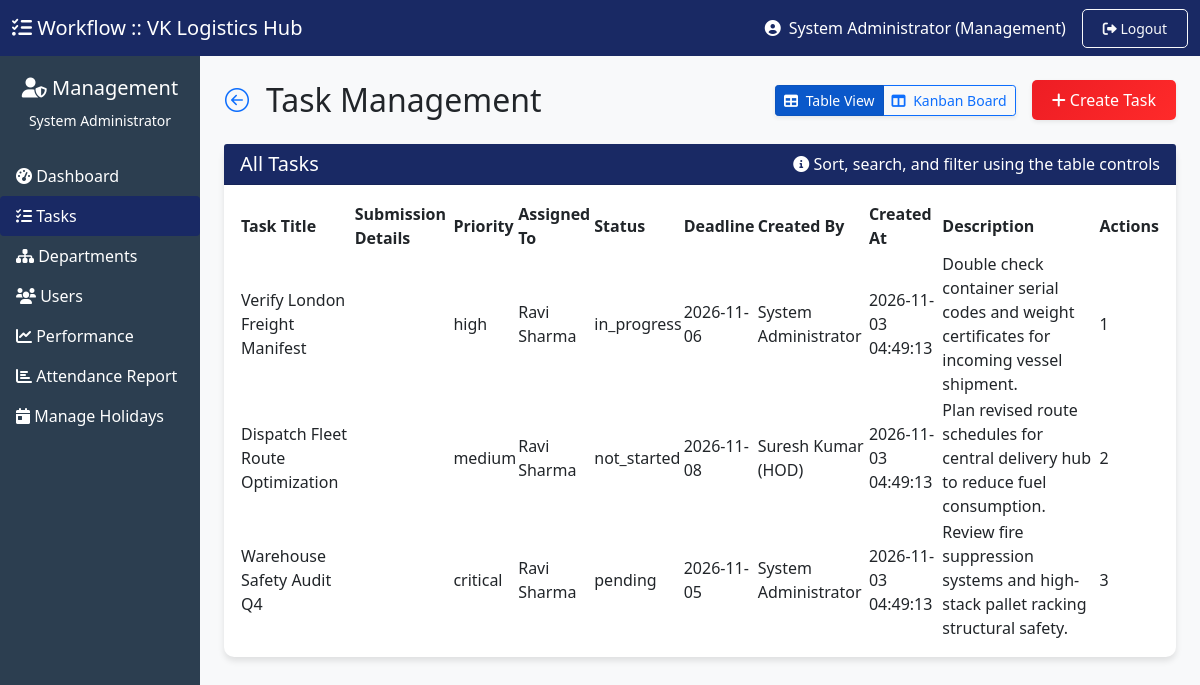
The app's page /dashboard/management/tasks.php (signed in) with its own data.
### tables this page shows
CREATE TABLE IF NOT EXISTS `tasks` (
  `id` INT AUTO_INCREMENT PRIMARY KEY,
  `title` VARCHAR(255) NOT NULL,
  `description` TEXT NOT NULL,
  `priority` ENUM('low', 'medium', 'high', 'critical') DEFAULT 'medium',
  `status` ENUM('pending', 'not_started', 'in_progress', 'dependency_block', 'waiting_review', 'completed', 'rejected') DEFAULT 'pending',
  `deadline` DATE NOT NULL,
  `submission_details` TEXT NULL,
  `created_by` INT NOT NULL,
  `completed_at` DATETIME NULL,
  `created_at` TIMESTAMP DEFAULT CURRENT_TIMESTAMP,
  `updated_at` TIMESTAMP DEFAULT CURRENT_TIMESTAMP ON UPDATE CURRENT_TIMESTAMP,
  INDEX (`created_by`),
  INDEX (`status`),
  INDEX (`priority`)
);

CREATE TABLE IF NOT EXISTS `users` (
  `id` INT AUTO_INCREMENT PRIMARY KEY,
  `username` VARCHAR(50) NOT NULL UNIQUE,
  `email` VARCHAR(100) NOT NULL UNIQUE,
  `password` VARCHAR(255) NOT NULL,
  `full_name` VARCHAR(100) NOT NULL,
  `role` ENUM('management', 'hod', 'employee') NOT NULL,
  `department_id` INT NULL,
  `position` VARCHAR(100) NULL,
  `is_active` TINYINT(1) DEFAULT 1,
  `last_login` DATETIME NULL,
  `created_at` TIMESTAMP DEFAULT CURRENT_TIMESTAMP,
  INDEX (`department_id`),
  INDEX (`role`),
  INDEX (`is_active`)
);

### dashboard/management/tasks.php (the view, shortened to what this page needs)
<?php
require_once __DIR__ . '/../../config.php';
$user_name = $_SESSION['full_name'];
try {
    $db = getDB();
} catch(Exception $e) {
    die("Database connection failed. Please check your database setup.");
}
$tasks = [];
try {
    $stmt = $db->query("SELECT t.*, u.full_name as created_by_name, a.full_name as assigned_to_name FROM tasks t LEFT JOIN users u ON t.created_by = u.id LEFT JOIN task_assignments ta ON t.id = ta.task_id LEFT JOIN users a ON ta.assigned_to = a.id WHERE t.status NOT IN ('completed', 'rejected') OR (t.status IN ('completed', 'rejected') AND t.created_at >= DATE_SUB(NOW(), INTERVAL 1 MONTH)) ORDER BY t.created_at DESC");
    $tasks = $stmt->fetchAll();
} catch(Exception $e) {
    $message = "Error loading data: " . $e->getMessage();
    $message_type = "danger";
}
?>
<!DOCTYPE html>
<html lang="en">
<head>
    <link href="https://cdn.jsdelivr.net/npm/bootstrap@5.1.3/dist/css/bootstrap.min.css" rel="stylesheet">
    <link rel="stylesheet" href="https://cdnjs.cloudflare.com/ajax/libs/font-awesome/6.0.0/css/all.min.css">
    <link rel="stylesheet" href="https://unpkg.com/bootstrap-table@1.22.1/dist/bootstrap-table.min.css">
    <link rel="stylesheet" href="https://cdn.jsdelivr.net/npm/bootstrap-icons@1.11.1/font/bootstrap-icons.css">
    <link href="../../assets/css/style.css" rel="stylesheet">
</head>
<body style="background-color: #f8f9fa;">
    <nav class="navbar navbar-light bg-primary sticky-top">
        <div class="container-fluid">
            <a class="navbar-brand text-white" href="index.php">
                <i class="fas fa-tasks"></i> Workflow :: VK Logistics Hub
            </a>
            <div class="d-flex align-items-center text-white">
                <i class="fas fa-user-circle me-2"></i>
                <?php echo $user_name; ?> (Management)
                <a href="../../auth/logout.php" class="btn btn-outline-light btn-sm ms-3">
                    <i class="fas fa-sign-out-alt"></i> Logout
                </a>
            </div>
        </div>
    </nav>
    <div class="container-fluid">
        <div class="row">
            <div class="col-md-3 col-lg-2 px-0 sidebar-custom"
                style="background: #2c3e50; min-height: calc(100vh - 56px); color: white; padding-top: 20px;">
                <div class="text-center mb-4">
                    <h5><i class="fas fa-user-shield"></i> Management</h5>
                    <small><?php echo $user_name; ?></small>
                </div>
                <ul class="nav flex-column d-none d-md-block">
                    <li class="nav-item"><a class="nav-link text-white" href="index.php"><i
                                class="fas fa-tachometer-alt"></i> Dashboard</a></li>
                    <li class="nav-item"><a class="nav-link text-white active bg-primary rounded" href="tasks.php"><i
                                class="fas fa-tasks"></i> Tasks</a></li>
                    <li class="nav-item"><a class="nav-link text-white" href="departments.php"><i
                                class="fas fa-sitemap"></i> Departments</a></li>
                    <li class="nav-item"><a class="nav-link text-white" href="users.php"><i class="fas fa-users"></i>
                            Users</a></li>
                    <li class="nav-item"><a class="nav-link text-white" href="performance.php"><i
                                class="fas fa-chart-line"></i> Performance</a></li>
                                <li class="nav-item"><a class="nav-link text-white" href="admin_attendance_report.php"><i class="fas fa-chart-bar"></i> Attendance Report</a></li>
               <li class="nav-item"><a class="nav-link text-white" href="manage_holidays.php"><i class="fas fa-calendar-day"></i> Manage Holidays</a></li>
                </ul>
            </div>
            <main class="col-md-9 ms-sm-auto col-lg-10 px-md-4 py-4">
                <div class="d-flex justify-content-between align-items-center mb-4">
                    <div class="d-flex align-items-center">
                        <a href="index.php" class="btn btn-link p-0 me-3 fs-4 text-primary">
                            <i class="bi bi-arrow-left-circle"></i>
                        </a>
                        <h1 class="h2 mb-0">Task Management</h1>
                    </div>
                    <div class="d-flex align-items-center gap-3">
                        <div class="btn-group btn-group-sm shadow-sm" role="group">
                            <button type="button" class="btn btn-primary active" id="btnTaskTableView" onclick="switchTaskView('table')">
                                <i class="fas fa-table me-1"></i> Table View
                            </button>
                            <button type="button" class="btn btn-outline-primary" id="btnTaskKanbanView" onclick="switchTaskView('kanban')">
                                <i class="fas fa-columns me-1"></i> Kanban Board
                            </button>
                        </div>
                        <button class="btn btn-book-now shadow-sm" data-bs-toggle="modal" data-bs-target="#createTaskModal">
                            <i class="fas fa-plus"></i> Create Task
                        </button>
                    </div>
                </div>
                <div class="card" id="taskTableViewCard">
                    <div class="card-header bg-primary text-white d-flex justify-content-between align-items-center">
                        <h5 class="mb-0">All Tasks</h5>
                        <div class="text-white">
                            <i class="fas fa-info-circle"></i> Sort, search, and filter using the table controls
                        </div>
                    </div>
                    <div class="card-body">
                        <?php if(empty($tasks)): ?>
                        <div class="alert alert-info">
                            <i class="fas fa-info-circle"></i> No tasks found. Create your first task.
                        </div>
                        <?php else: ?>
                        <table id="tasksTable" data-toggle="table" data-search="true"
                            data-show-search-clear-button="true" data-search-align="left" data-pagination="true"
                            data-page-list="[10, 25, 50, 100, all]" data-show-columns="true" data-show-refresh="true"
                            data-show-export="true" data-buttons-class="primary" data-show-fullscreen="true"
                            data-sortable="true" data-sort-class="table-active" data-page-size="10" class="table-hover">
                            <thead>
                                <tr>
                                    <th data-field="title" data-sortable="true">Task Title</th>
                                    <th data-field="submission_details" data-sortable="true" data-formatter="priorityFormatter">
                                        Submission Details</th>
                                    <th data-field="priority" data-sortable="true" data-formatter="priorityFormatter">
                                        Priority</th>
                                    <th data-field="assigned_to" data-sortable="true">Assigned To</th>
                                    <th data-field="status" data-sortable="true" data-formatter="statusFormatter">Status
                                    </th>
                                    <th data-field="deadline" data-sortable="true" data-formatter="dateFormatter">
                                        Deadline</th>
                                    <th data-field="created_by" data-sortable="true">Created By</th>
                                    <th data-field="created_at" data-sortable="true" data-formatter="dateFormatter"
                                        data-visible="false">Created At</th>
                                    <th data-field="description" data-visible="false">Description</th>
                                    <th data-field="id" data-formatter="actionsFormatter" data-align="center">Actions
                                    </th>
                                </tr>
                            </thead>
                            <tbody>
                                <?php foreach($tasks as $task): ?>
                                <tr>
                                    <td><?php echo htmlspecialchars($task['title']); ?></td>
                                    <td><?php echo $task['submission_details']; ?></td>
                                    <td><?php echo $task['priority']; ?></td>
                                    <td><?php echo $task['assigned_to_name'] ?? 'Unassigned'; ?></td>
                                    <td><?php echo $task['status']; ?></td>
                                    <td><?php echo $task['deadline']; ?></td>
                                    <td><?php echo $task['created_by_name']; ?></td>
                                    <td><?php echo $task['created_at']; ?></td>
                                    <td><?php echo htmlspecialchars($task['description']); ?></td>
                                    <td><?php echo $task['id']; ?></td>
                                </tr>
                                <?php endforeach; ?>
                            </tbody>
                        </table>
                        <?php endif; ?>
                    </div>
                </div>
            </main>
        </div>
    </div>
</body>
</html>

### assets/css/style.css (style rules this page uses)
body { background-color: #f8f9fa; font-family: 'Segoe UI', Tahoma, Geneva, Verdana, sans-serif; }
.bg-primary { background-color: #192964 !important; }
.btn-book-now { background: linear-gradient(135deg, #ed1d24 0%, #ff2a2a 100%); color: white; border: none; padding: 10px 20px; border-radius: 5px; font-weight: 600; transition: all 0.3s ease; box-shadow: 0 4px 12px rgba(237, 29, 36, 0.2); }
.card { border: none; border-radius: 10px; box-shadow: 0 4px 6px rgba(0,0,0,0.1); margin-bottom: 20px; transition: transform 0.3s; }
.btn { border-radius: 5px; padding: 8px 20px; font-weight: 500; }

### records on screen
tasks: title "Verify London Freight Manifest", priority "high", users.full_name "Ravi Sharma", status "in_progress", deadline "2026-11-06", users.full_name "System Administrator", created_at "2026-11-03 04:49:13", description "Double check container serial codes and weight certificates for incoming vessel shipment.", id "1"
tasks: title "Dispatch Fleet Route Optimization", priority "medium", users.full_name "Ravi Sharma", status "not_started", deadline "2026-11-08", users.full_name "Suresh Kumar (HOD)", created_at "2026-11-03 04:49:13", description "Plan revised route schedules for central delivery hub to reduce fuel consumption.", id "2"
tasks: title "Warehouse Safety Audit Q4", priority "critical", users.full_name "Ravi Sharma", status "pending", deadline "2026-11-05", users.full_name "System Administrator", created_at "2026-11-03 04:49:13", description "Review fire suppression systems and high-stack pallet racking structural safety.", id "3"

### other values on screen
$user_name "System Administrator"
